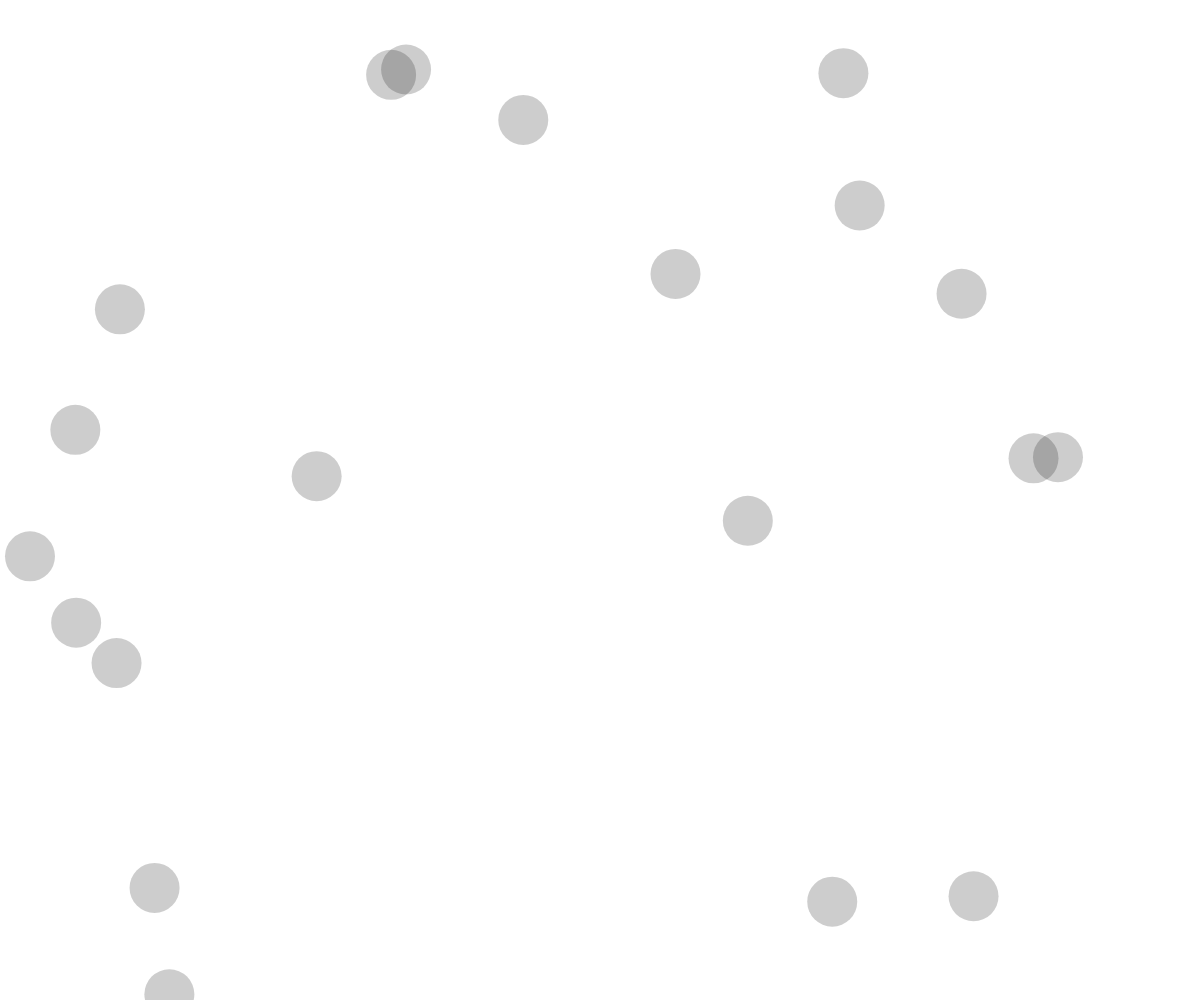
Frame 1 (no input)
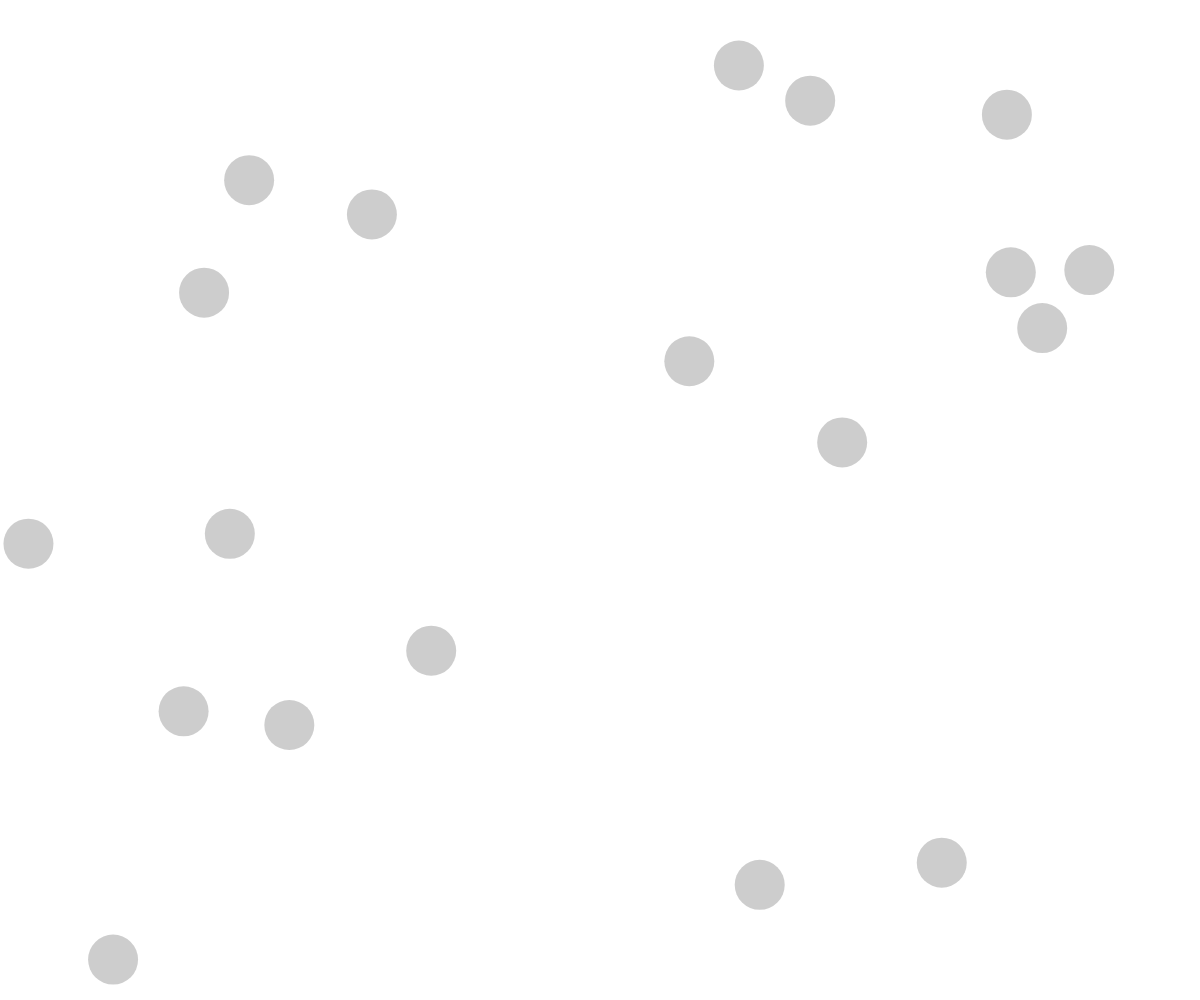
Frame 60 (no input)
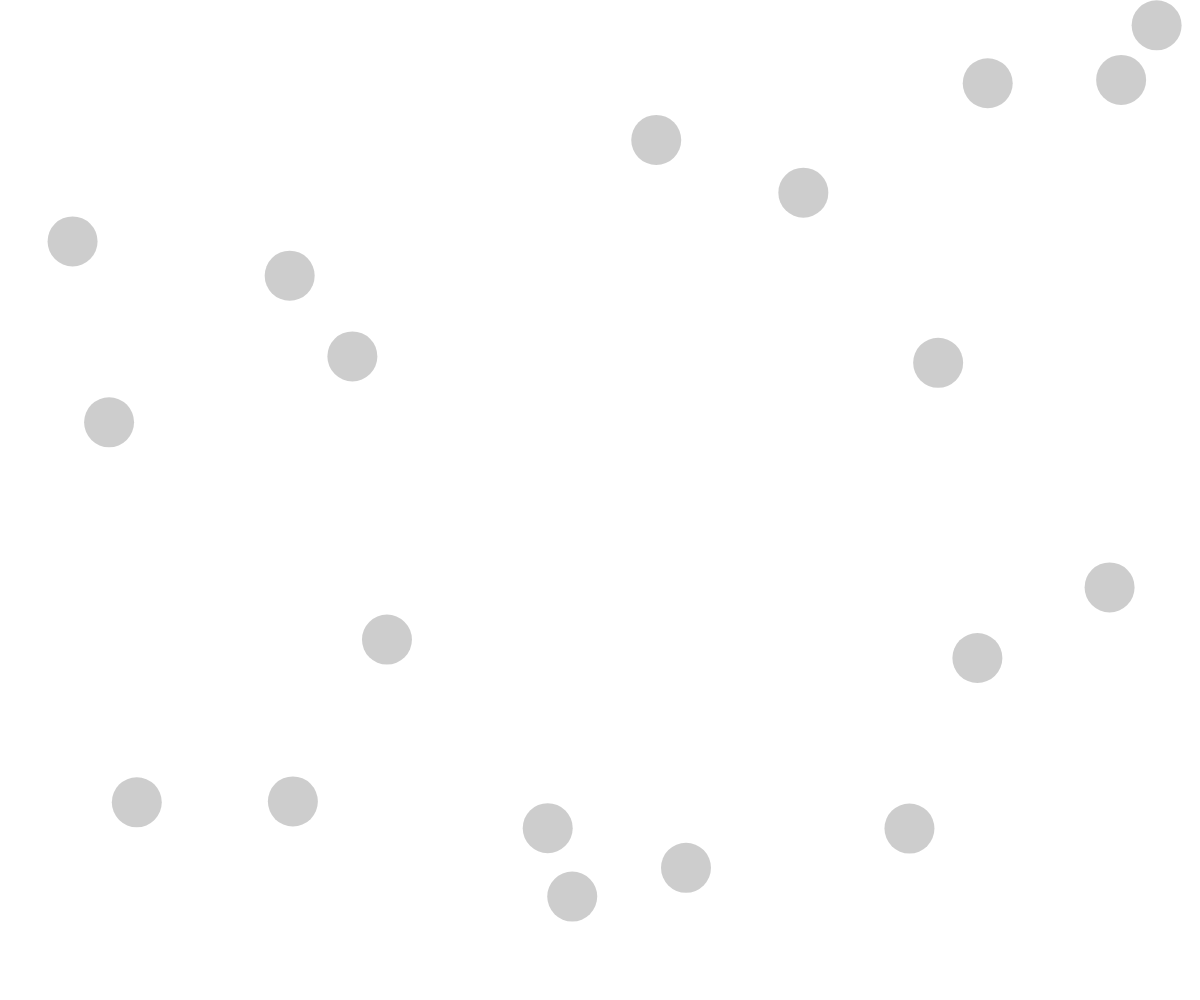
Frame 120 (the mouse pressed at the canvas centre since frame 60)

The p5.js sketch that drew these frames (run headless with seeded random() and noise() and a simulated clock; from frame 60 on, the mouse is pressed at the canvas centre):

// p5.js sketch
// ── sketch.js
var bubbles = [];
var p;
var myText;

function setup() {
  createCanvas(windowWidth, windowHeight);
  for (var i = 0; i < 20; i++) {
    bubbles[i] = new Bubble();
  }
  p = createP('no');
}

function draw() {
  clear();
  noStroke();
  myText = "";
  for (var i = 0; i < 20; i++) {
    bubbles[i].update();
    bubbles[i].display();
    for (var j = i + 1; j < 20; j++) {
      // if (bubbles[i].intersects(bubbles[j])) {
      //   myText += bubbles[i].text;
      //   myText += bubbles[j].text;
      //   p.html(myText);
      // }
    }
  }
  p.html(myText);
}

// function mousePressed() {
//   text('no', mouseX, mouseY, 50, 50);
// }

function Bubble() {
  this.x = random(0, width);
  this.y = random(0, height);
  this.velX = random(-5, 5);
  this.velY = random(-5, 5);
  this.text1 = 'hello';
  this.text2 = 'goodbye';

  this.display = function() {
    fill(0, 50);
    ellipse(this.x, this.y, 50, 50);
  };

  this.update = function() {
    if (this.x >= width - 25 || this.x <= 25) {
      this.velX = -this.velX;
      myText += this.text1;
    }
    if (this.y >= width - 25 || this.y <= 25) {
      this.velY = -this.velY;
      myText += this.text2;
    }
    this.x += this.velX;
    this.y += this.velY;
  };

  this.intersect = function(other) {
    var d = dist(this.x, this.y, other.x, other.y);
    if (d < 50) {
      return true;
    } else {
      return false;
    }
  }

}
